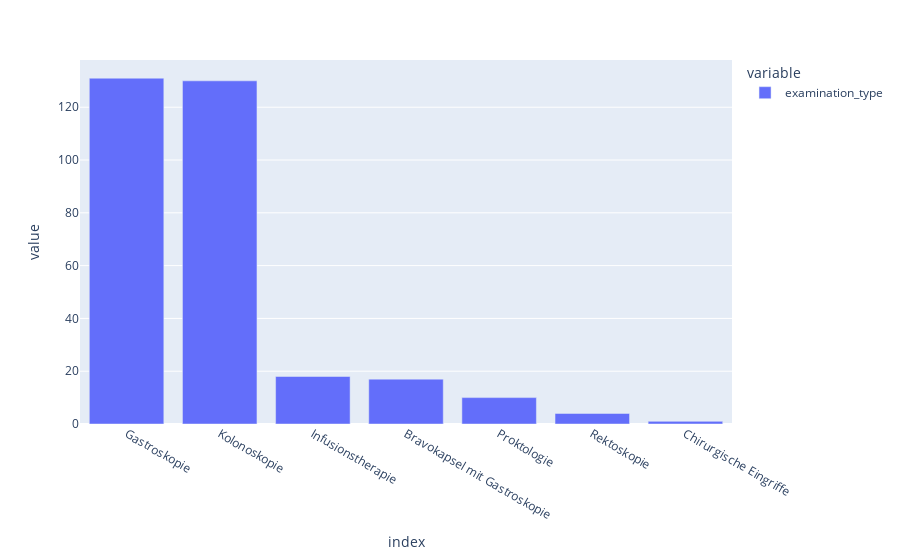

Source (notebook cell):
### Code cell
f2 = px.bar(s)
f2.show()

### Figure 1 — Plotly figure (JSON) as saved in the notebook; plotly's stock layout.template omitted (floating-point values rounded to 4 significant figures)
{"data": [{"alignmentgroup": "True", "hovertemplate": "variable=examination_type<br>index=%{x}<br>value=%{y}<extra></extra>", "legendgroup": "examination_type", "marker": {"color": "#636efa", "pattern": {"shape": ""}}, "name": "examination_type", "offsetgroup": "examination_type", "orientation": "v", "showlegend": true, "textposition": "auto", "type": "bar", "x": ["Gastroskopie", "Kolonoskopie", "Infusionstherapie", "Bravokapsel mit Gastroskopie", "Proktologie", "Rektoskopie", "Chirurgische Eingriffe"], "xaxis": "x", "y": [131, 130, 18, 17, 10, 4, 1], "yaxis": "y"}], "layout": {"barmode": "relative", "legend": {"title": {"text": "variable"}, "tracegroupgap": 0}, "margin": {"t": 60}, "xaxis": {"anchor": "y", "domain": [0, 1], "title": {"text": "index"}}, "yaxis": {"anchor": "x", "domain": [0, 1], "title": {"text": "value"}}}}
